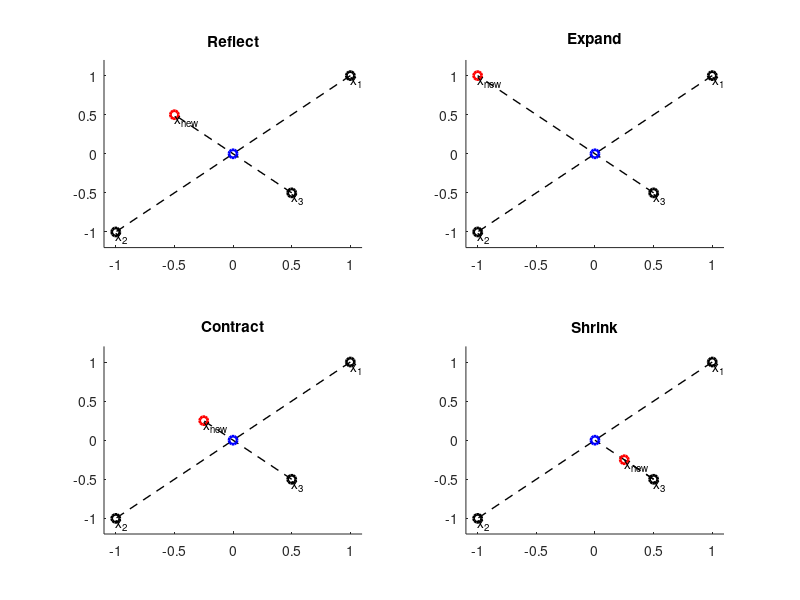

The MATLAB source for this figure:
x = [1,1;-1,-1; 0.5,-0.5];
x1 = x(1,:);
x2 = x(2,:) ;
x3 = x(3,:);
x_bar = (x1 + x2) /2;


point_width = 2; 
line_width = 1; 

%% Initial 
figure 
hold on
plot(x(:,1), x(:,2), "ko", "LineWidth", point_width)
plot(x(1:2,1), x(1:2,2), "k--",  "LineWidth", line_width)
plot(x_bar(1),x_bar(2), "bo","LineWidth", point_width)

x_labels = {"x_1", "x_2", "x_3"}
text(x(:,1), x(:,2), x_labels, 'VerticalAlignment','top','HorizontalAlignment','left')

xlim([min(x(:,1)), max(x(:,1))].*1.1)
ylim([min(x(:,2)), max(x(:,2))].*1.2)


%% Reflext 
subplot(2,2,1)
hold on
% Plot lines
x_new = x_bar + 1*(x_bar - x3); 
plot([x3(1),x_new(1)], [x3(2),x_new(2)], "k--",  "LineWidth", line_width)
plot(x(1:2,1), x(1:2,2), "k--",  "LineWidth", line_width)

plot(x(:,1), x(:,2), "ko", "LineWidth", point_width)

plot(x_bar(1),x_bar(2), "bo","LineWidth", point_width)

x_labels = {"x_1", "x_2", "x_3"}
text(x(:,1), x(:,2), x_labels, 'VerticalAlignment','top','HorizontalAlignment','left')

plot(x_new(1), x_new(2), "ro","LineWidth", point_width);
text(x_new(1), x_new(2), "x_{new}", 'VerticalAlignment','top','HorizontalAlignment','left')
xlim([min(x(:,1)), max(x(:,1))].*1.1)
ylim([min(x(:,2)), max(x(:,2))].*1.2)

title("Reflect")


%% Expand 
subplot(2,2,2)
hold on
% Plot lines
x_new = x_bar + 2*(x_bar - x3); 
plot([x3(1),x_new(1)], [x3(2),x_new(2)], "k--",  "LineWidth", line_width)
plot(x(1:2,1), x(1:2,2), "k--",  "LineWidth", line_width)

plot(x(:,1), x(:,2), "ko", "LineWidth", point_width)

plot(x_bar(1),x_bar(2), "bo","LineWidth", point_width)

x_labels = {"x_1", "x_2", "x_3"}
text(x(:,1), x(:,2), x_labels, 'VerticalAlignment','top','HorizontalAlignment','left')

plot(x_new(1), x_new(2), "ro","LineWidth", point_width);
text(x_new(1), x_new(2), "x_{new}", 'VerticalAlignment','top','HorizontalAlignment','left')
xlim([min(x(:,1)), max(x(:,1))].*1.1)
ylim([min(x(:,2)), max(x(:,2))].*1.2)

title("Expand")

%% Contract 
subplot(2,2,3)
hold on
% Plot lines
x_new = x_bar + 0.5*(x_bar - x3); 
plot([x3(1),x_new(1)], [x3(2),x_new(2)], "k--",  "LineWidth", line_width)
plot(x(1:2,1), x(1:2,2), "k--",  "LineWidth", line_width)

plot(x(:,1), x(:,2), "ko", "LineWidth", point_width)

plot(x_bar(1),x_bar(2), "bo","LineWidth", point_width)

x_labels = {"x_1", "x_2", "x_3"}
text(x(:,1), x(:,2), x_labels, 'VerticalAlignment','top','HorizontalAlignment','left')

plot(x_new(1), x_new(2), "ro","LineWidth", point_width);
text(x_new(1), x_new(2), "x_{new}", 'VerticalAlignment','top','HorizontalAlignment','left')
xlim([min(x(:,1)), max(x(:,1))].*1.1)
ylim([min(x(:,2)), max(x(:,2))].*1.2)

title("Contract")

%% Shrink 
subplot(2,2,4) 
hold on
% Plot lines
x_new = x_bar - 0.5*(x_bar - x3); 
plot([x3(1),x_new(1)], [x3(2),x_new(2)], "k--",  "LineWidth", line_width)
plot([x3(1),x_bar(1)], [x3(2),x_bar(2)], "k--",  "LineWidth", line_width)
plot(x(1:2,1), x(1:2,2), "k--",  "LineWidth", line_width)

plot(x(:,1), x(:,2), "ko", "LineWidth", point_width)

plot(x_bar(1),x_bar(2), "bo","LineWidth", point_width)

x_labels = {"x_1", "x_2", "x_3"}
text(x(:,1), x(:,2), x_labels, 'VerticalAlignment','top','HorizontalAlignment','left')

plot(x_new(1), x_new(2), "ro","LineWidth", point_width);
text(x_new(1), x_new(2), "x_{new}", 'VerticalAlignment','top','HorizontalAlignment','left')
xlim([min(x(:,1)), max(x(:,1))].*1.1)
ylim([min(x(:,2)), max(x(:,2))].*1.2)

title("Shrink")

%% Print the figure 
print("JornDir\Fig_dump\Show_Nelder_Mead", gcf, "-depsc")